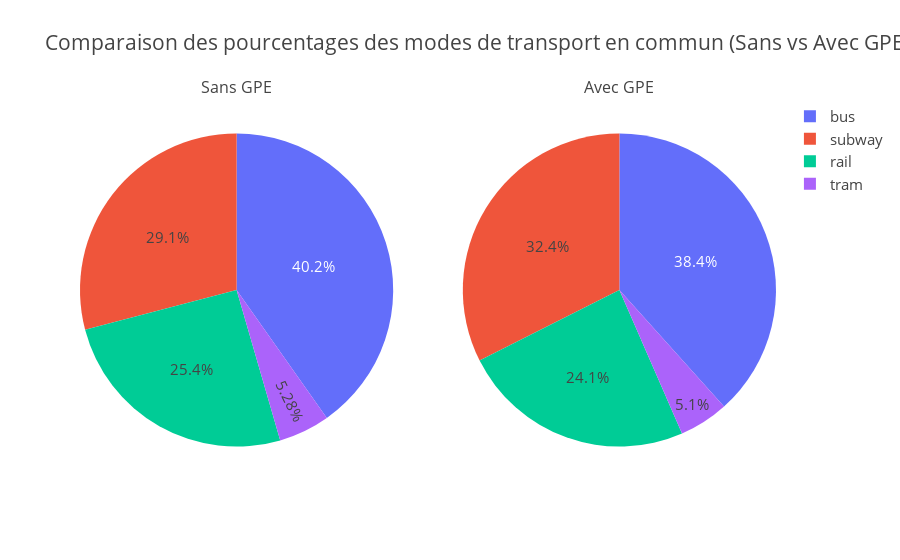

The notebook cell saved with this chart:
### Markdown cell above
On voit ici que la répartition des trajets en fonction des modes de transport est très semblable avec et sans GPE. L'ajout des lignes du GPE seules n'a donc pas permis de modifier considérablement les choix des agents sur les modes de transport.

### Code cell
total_baseline = sum(count_pt_modes_baseline.values())
total_gpe = sum(count_pt_modes_gpe.values())
percentages_baseline = {mode: (count / total_baseline) * 100 for mode, count in count_pt_modes_baseline.items()}
percentages_gpe = {mode: (count / total_gpe) * 100 for mode, count in count_pt_modes_gpe.items()}

percentages_baseline_df = pd.DataFrame(list(percentages_baseline.items()), columns=['Mode', 'Percentage'])
percentages_gpe_df = pd.DataFrame(list(percentages_gpe.items()), columns=['Mode', 'Percentage'])

fig_baseline = px.pie(percentages_baseline_df, values='Percentage', names='Mode', title='Pourcentages des modes (Control)')
fig_gpe = px.pie(percentages_gpe_df, values='Percentage', names='Mode', title='Pourcentages des modes (GPE)')

fig = make_subplots(rows=1, cols=2, specs=[[{'type':'domain'}, {'type':'domain'}]],
                    subplot_titles=['Sans GPE', 'Avec GPE'])

fig.add_trace(go.Pie(labels=percentages_baseline_df['Mode'], values=percentages_baseline_df['Percentage']), 1, 1)
fig.add_trace(go.Pie(labels=percentages_gpe_df['Mode'], values=percentages_gpe_df['Percentage']), 1, 2)

fig.update_layout(title_text='Comparaison des pourcentages des modes de transport en commun (Sans vs Avec GPE)')

fig.show()

### Figure 1 — Plotly figure (JSON) as saved in the notebook; plotly's stock layout.template omitted (floating-point values rounded to 4 significant figures)
{"data": [{"domain": {"x": [0, 0.45], "y": [0, 1]}, "labels": ["subway", "tram", "bus", "rail"], "type": "pie", "values": [29.08, 5.281, 40.23, 25.41]}, {"domain": {"x": [0.55, 1], "y": [0, 1]}, "labels": ["subway", "tram", "bus", "rail"], "type": "pie", "values": [32.44, 5.099, 38.35, 24.1]}], "layout": {"annotations": [{"font": {"size": 16}, "showarrow": false, "text": "Sans GPE", "x": 0.225, "xanchor": "center", "xref": "paper", "y": 1, "yanchor": "bottom", "yref": "paper"}, {"font": {"size": 16}, "showarrow": false, "text": "Avec GPE", "x": 0.775, "xanchor": "center", "xref": "paper", "y": 1, "yanchor": "bottom", "yref": "paper"}], "title": {"text": "Comparaison des pourcentages des modes de transport en commun (Sans vs Avec GPE)"}}}
